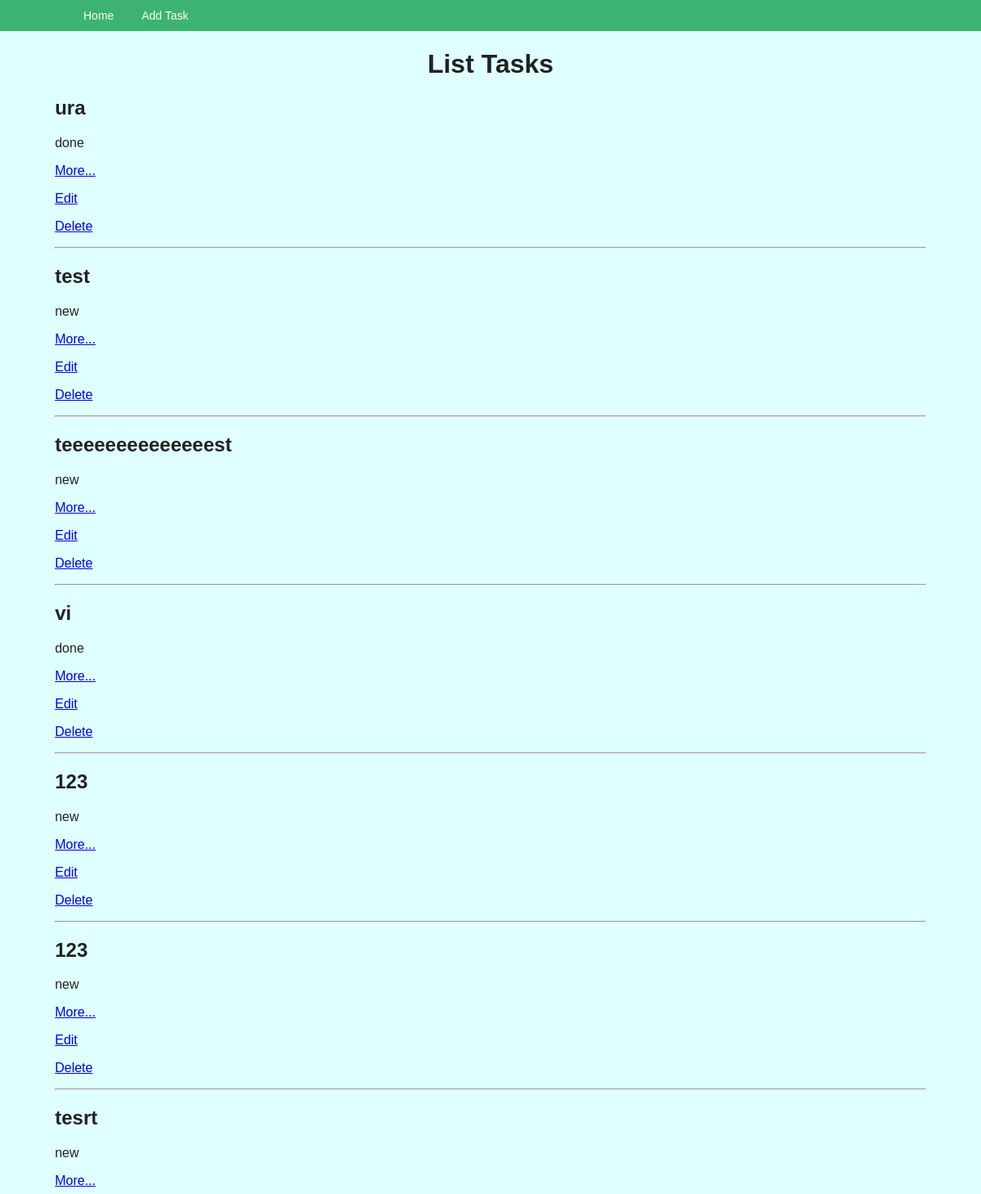
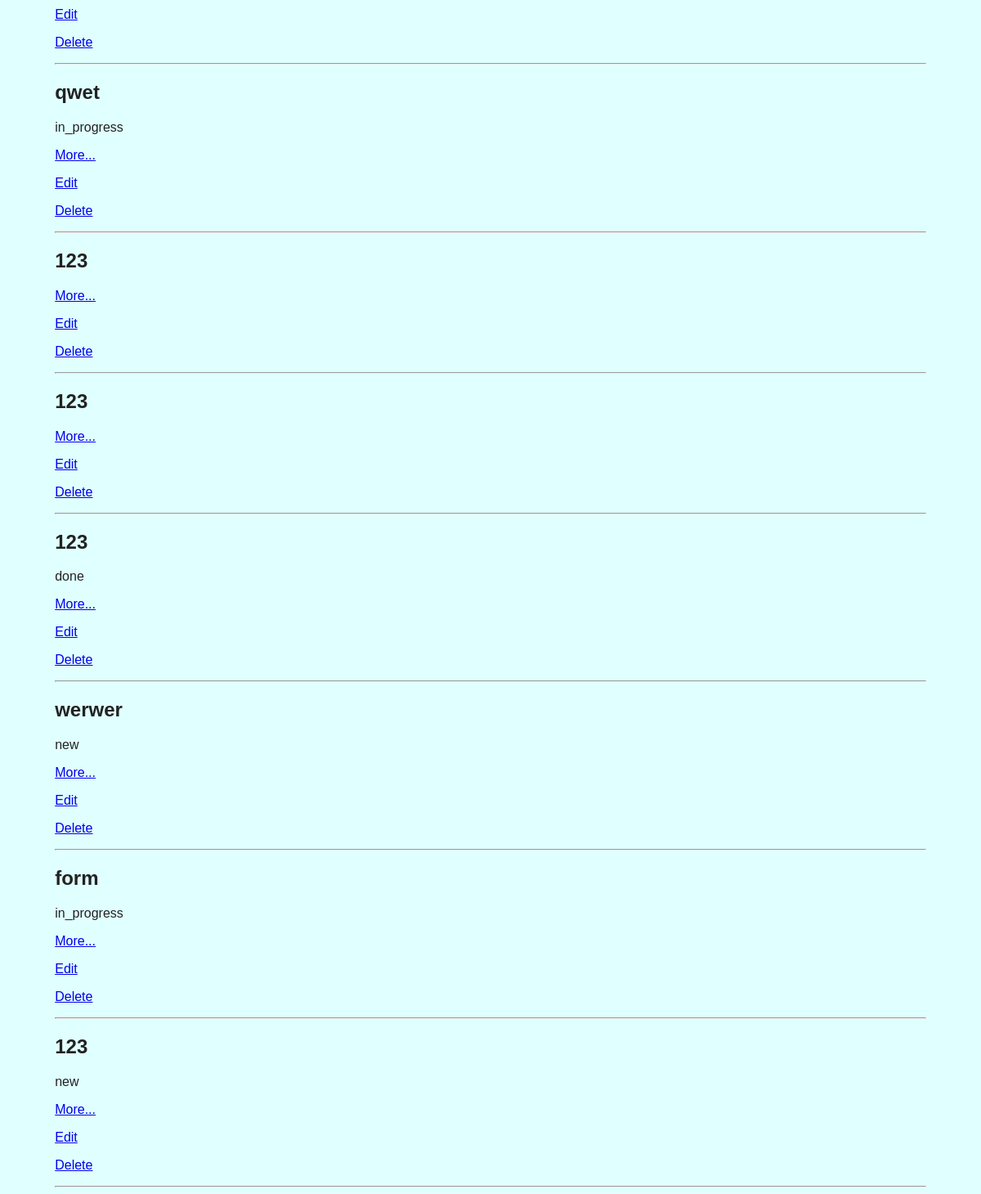
The app's page /task/list/ with its own data (2 pictures, top to bottom).
### webapp/models.py (models this page shows, shortened)
class Task(models.Model):
    description = models.CharField(max_length=200, verbose_name='Описание', null=False, blank=False)
    status = models.CharField(max_length=20, verbose_name='Статус', default=STATUS_CHOICES[0][0],
                              choices=STATUS_CHOICES)
    date_of_completion = models.DateField(null=True, blank=True, verbose_name='Дата выполнения', default=None, )
    full_description = models.TextField(max_length=500, verbose_name='Подробное описание', default=None, blank=True, null=True)

### webapp/views.py (the view)
# urls.py: path('task/list/', task_list, name='task_list'),
def task_list(request, *args, **kwargs):
    tasks = Task.objects.all()
    return render(request, 'list.html', context={
        'tasks': tasks
    })

### webapp/templates/list.html (shortened to what this page needs)
{% extends 'base.html' %}
{% block menu %}
    <li><a href="{% url 'task_add' %}">Add Task</a></li>
{% endblock %}
{% block content %}
        <h1>List Tasks</h1>
        {% for task in tasks %}
        <h2>{{ task.description }}</h2>
        <div>{{ task.status }}</div>
        <p><a href="{% url 'task_view' task.pk %}">More...</a></p>
        <p><a href="{% url 'task_update' task.pk %}">Edit</a></p>
        <p><a href="{% url 'task_delete' task.pk %}">Delete</a></p>
        <hr/>
        {% endfor %}
{% endblock %}

### webapp/templates/base.html (shortened to what this page needs)
{% load staticfiles %}
<!doctype html>
<html lang="en">
<head>
    <link rel="stylesheet" href="{% static 'css/style.css' %}">
</head>
<body>
<nav class="navbar">
   <div class="container">
       <ul class="menu">
           <li><a href="{% url 'index' %}">Home</a></li>
           {% block menu %}{% endblock %}
       </ul>
   </div>
</nav>
<div class="container">
    {% block content %}{% endblock %}
</div>
</body>
</html>

### webapp/static/css/style.css (style rules this page uses)
body { background: lightcyan; color: #222222; font-family: Arial, sans-serif; margin-top: 60px; }
h1 { text-align: center; }
.container { max-width: 1200px; width: 90%; margin: 0 auto; }
.navbar { display: block; background: mediumseagreen; position: fixed; top: 0; right: 0; left: 0; font-size: 0; box-sizing: border-box; padding: 7px 30px; }
.menu { font-size: 14px; line-height: 1; padding: 0; margin: 0; display: inline-block; color: #fffee8; }
.menu li { display: inline-block; }
.menu a { display: inline-block; text-decoration: none; color: inherit; padding: 5px 15px; }

### records on screen
Task: description "ura", status "done"
Task: description "test", status "new"
Task: description "teeeeeeeeeeeeeest", status "new"
Task: description "vi", status "done"
Task: description "123", status "new"
Task: description "123", status "new"
Task: description "tesrt", status "new"
Task: description "qwet", status "in_progress"
Task: description "123"
Task: description "123"
Task: description "123", status "done"
Task: description "werwer", status "new"
Task: description "form", status "in_progress"
Task: description "123", status "new"
